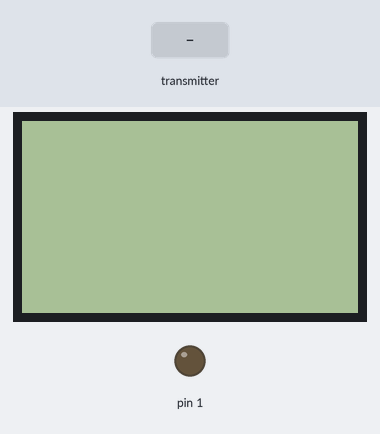
Bench run of a sketch on a simulated Arduino Uno, built with avr-gcc and run on an emulated ATmega328P. Parts: 84×48 one-colour display, output pins drawn as LEDs (lit = HIGH). The test bench sets the inputs (shaded band). No radio packets arrive unless stated.

Above: at 1.2 s.
1.3 s: the transmitter starts sending data_1.0 = 0
At 2.3 s:
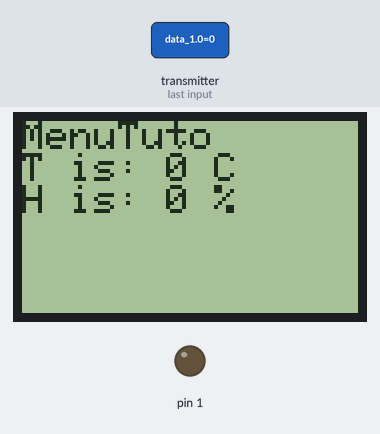
2.8 s: the transmitter starts sending data_1.1 = 64
At 3.4 s:
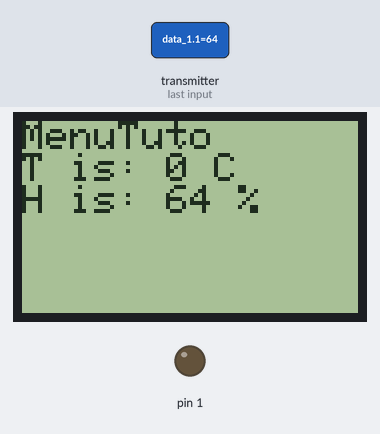
4.3 s: the transmitter starts sending data_1.0 = 64
At 4.6 s:
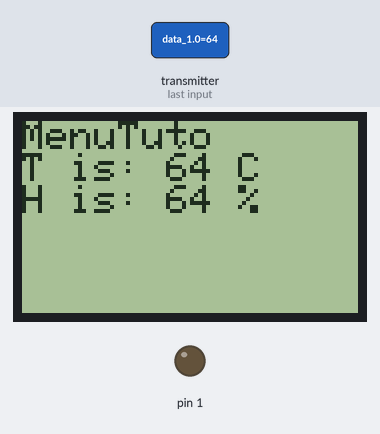
5.8 s: the transmitter starts sending data_1.1 = 0
At 6.9 s:
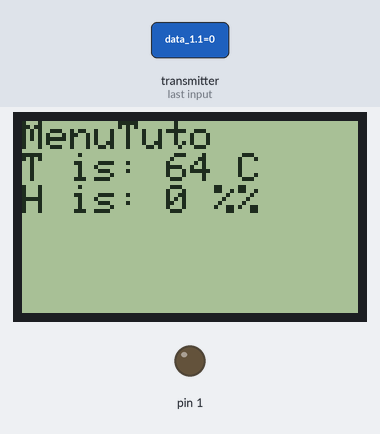
Timing chart, 0 to 8.3 s (numbered marks = the images above; inputs shaded):
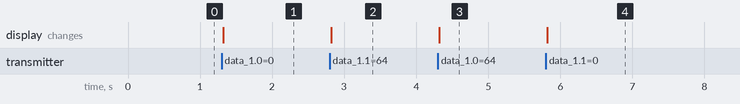

The sketch:

NRF24_Reception_MenuTuto.ino
```cpp
#include <SPI.h>
#include <nRF24L01.h>
#include <RF24.h>
#include <RF24_config.h>
#include <PCD8544.h>  // Define NOKIA 5110 LCD library

////////////////////////////////////
//For LCD Nokia 5110
static const byte glyph[] = { B00010000, B00110100, B00110000, B00110100, B00010000 };
static PCD8544 lcd;
////////////////////////////////////

RF24 radio(8,10);    // define radio pin, this case mean CE -> 8(Green) & CSI -> 10(Yellow)
const uint64_t pipe = 0xE8E8F0F0E1LL;    // define pipe of signal, ardresse of pipe
byte data_1[3];      // data receive from transmitter. "humidity" and "Temperature"

void setup(void)
{
  lcd.begin(84, 48);          // PCD8544-compatible displays may have a different resolution...
  lcd.createChar(0, glyph);   // Add the smiley to position "0" of the ASCII table...

//  Serial.begin(9600);
  radio.begin();  // Start up radio of NRF24
  radio.openReadingPipe(1,pipe);  // open a pipe for read a radio
  radio.startListening();  // start listening all data transmitted by client

  pinMode(1,OUTPUT);
}

void loop()
{
  if ( radio.available() )
  {
     bool done = false;  // define done in boolin type for a loop while
     digitalWrite(2,HIGH);
    while (!done)  // not done
    {
      done = radio.read( data_1, sizeof(data_1) );

// Display on LCD Nokia
      lcd.setCursor(0, 0);          // Set cursor of LCD on first line
        lcd.print("MenuTuto \n");   // Print or display "MenuTuto" on first line of LCD
      lcd.setCursor(0, 1);          // Set cursor of LCD on second line for temperature's data
        lcd.print("T is:\n");
        lcd.print(data_1[0]);
        lcd.print(" C");
      lcd.setCursor(0, 2);          // Set cursor of LCD on thirt line for humidity's data
        lcd.print("H is:\n");
        lcd.print(data_1[1]);
        lcd.print(" %");

      delay(10);
    }
  }
  digitalWrite(2,LOW);
}
```

Measured:
- after the input at 1.3 s, the display: changes at once (image 1)
- after the input at 2.8 s, the display: changes at once (image 2)
- after the input at 4.3 s, the display: changes at once (image 3)
- after the input at 5.8 s, the display: changes at once (image 4)
